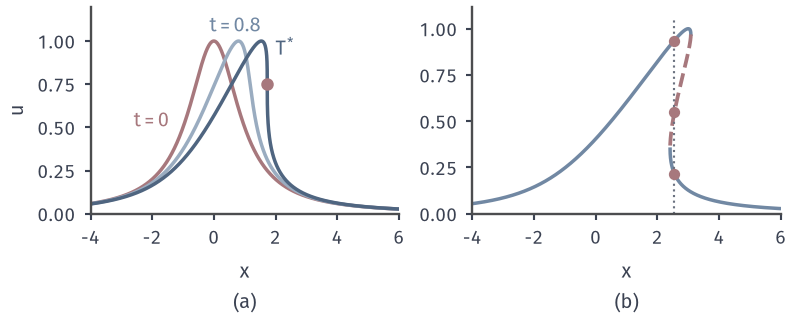

Recreate this plot in Python.
from pathlib import Path
import sys
ROOT = next(p for p in Path(__file__).resolve().parents if (p/'build.sh').is_file() and (p/'tex/book.tex').is_file())
sys.path.insert(0, str(ROOT/'figures/06-differential-equations/02-partial-differential-equations/matplotlib/cons-common'))
from cons_common import *
# Target: profile steepening of the bump datum up to T*, then the overturned multi-valued graph.
fig, axs = figure(width_mm=112, height_mm=46, ncols=2)
s=np.concatenate([np.linspace(-6,8,5000),np.linspace(8,40,500)])
ax=axs[0]; style(ax); ax.plot(s,bump(s),color=RED,lw=1.4)
ax.plot(s+.8*bump(s),bump(s),color=SHADES[1],lw=1.4); ax.plot(s+TSTAR*bump(s),bump(s),color=SHADES[3],lw=1.4)
ax.plot([XSTAR],[.75],'o',ms=4,color=RED,zorder=5)
ax.text(-2.6,.5,'$t=0$',color=RED); ax.text(.7,1.05,'$t=0.8$',color=SHADES[2],ha='center'); ax.text(2.0,.92,'$T^{*}$',color=SHADES[3])
ax.set_xlim(-4,6); ax.set_ylim(0,1.2); ax.set_ylabel('$u$'); sub(ax,'a','$x$')
ax=axs[1]; style(ax); t=3; X=s+t*bump(s); neg=1+t*dbump(s)<0
ax.plot(np.where(neg,np.nan,X),bump(s),color=BLUE,lw=1.4); ax.plot(np.where(neg,X,np.nan),bump(s),color=RED,lw=1.5,ls='--')
x=2.55; g=X-x; idx=np.where(np.diff(np.sign(g)))[0]
ax.plot([x,x],[0,1.05],color=MUTED,lw=.85,ls=':')
for i in idx: ax.plot([x],[bump(s[i])],'o',ms=3.5,color=RED,zorder=5)
ax.set_xlim(-4,6); ax.set_ylim(0,1.12); sub(ax,'b','$x$')
save(fig, HERE(__file__), 'figure', {'formula':'graph (x0+t u0, u0) for t=0,0.8,T*,3'})
